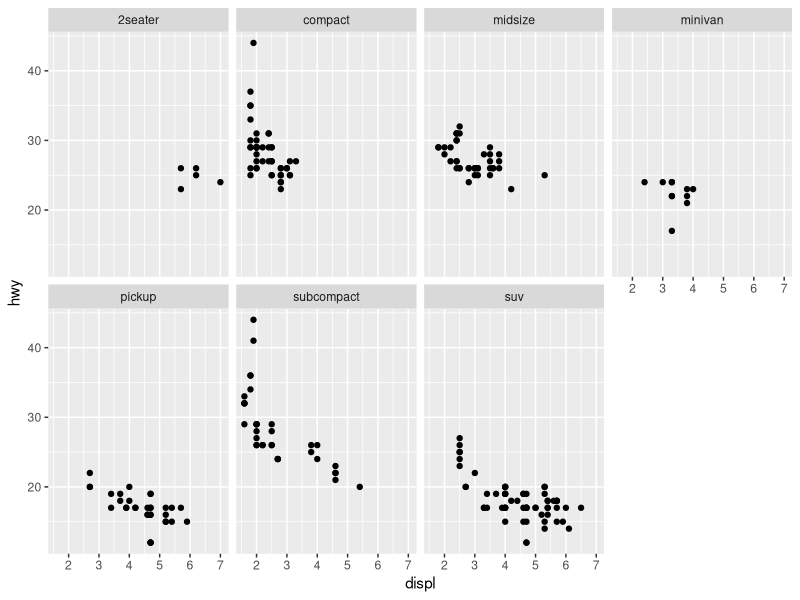
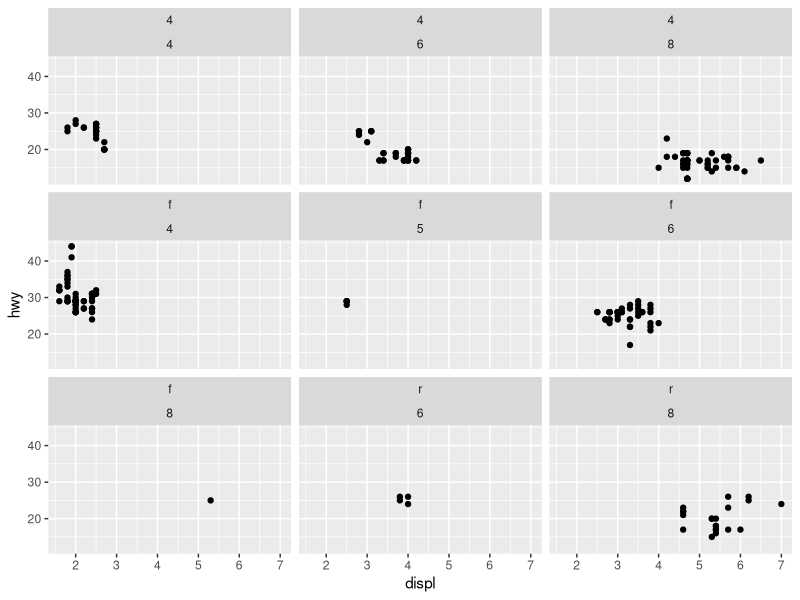
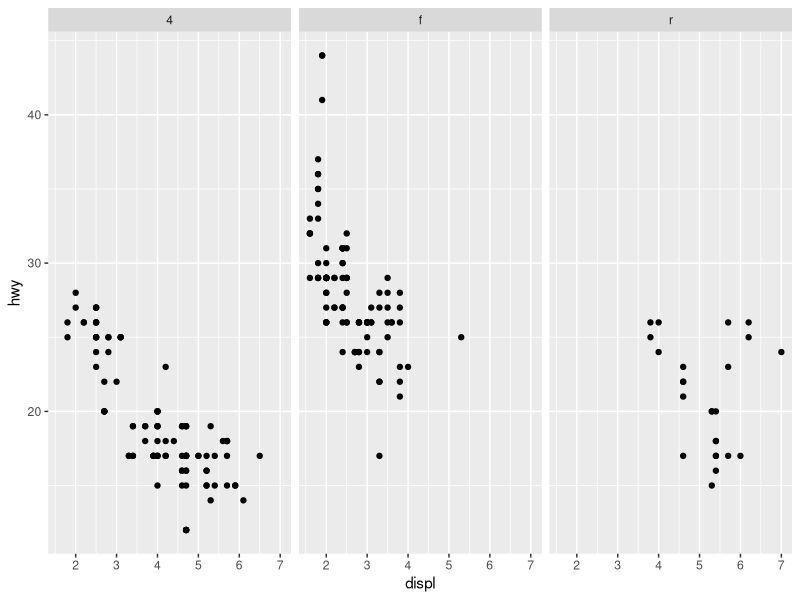
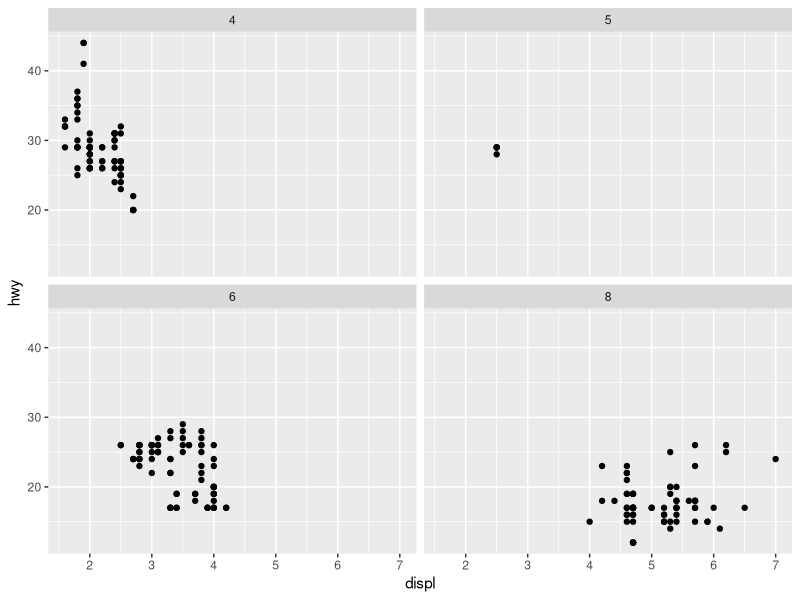
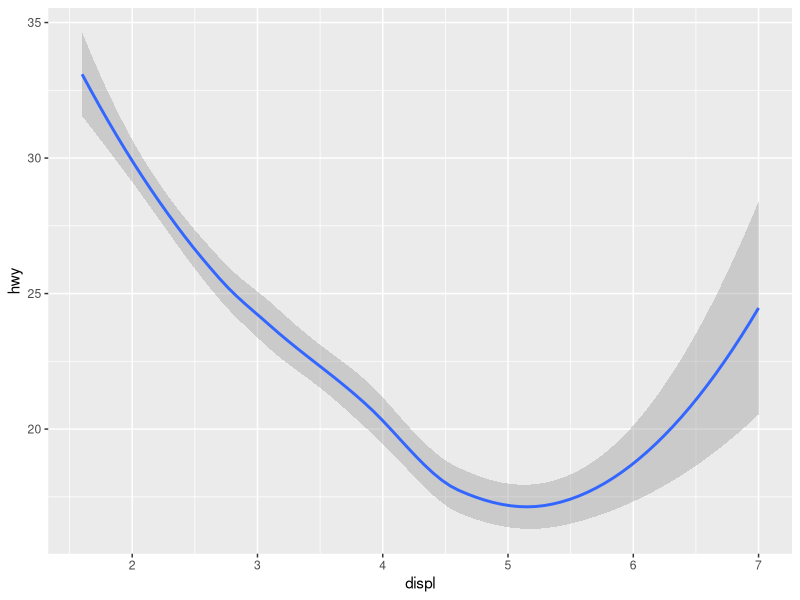
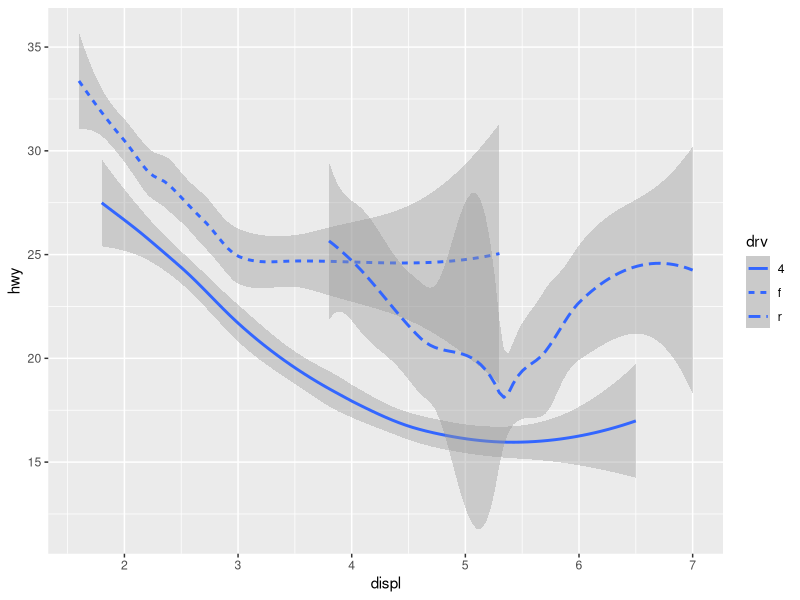
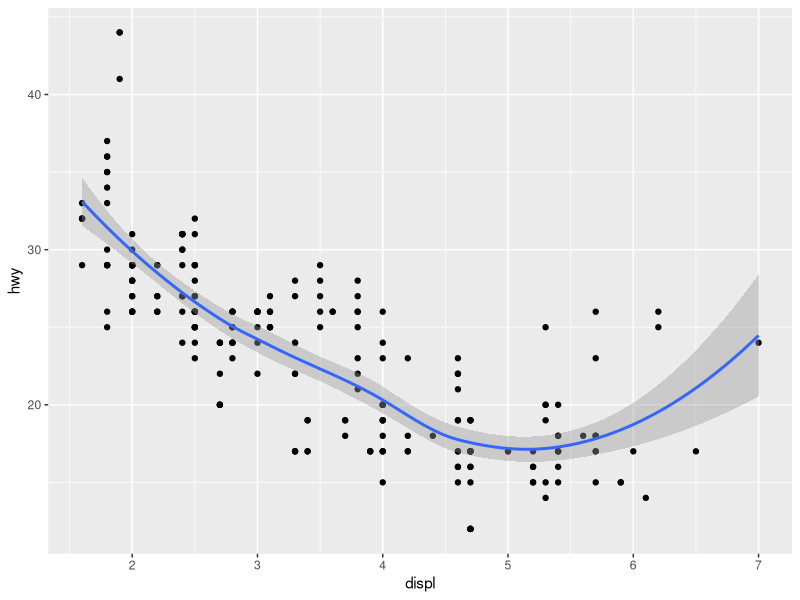
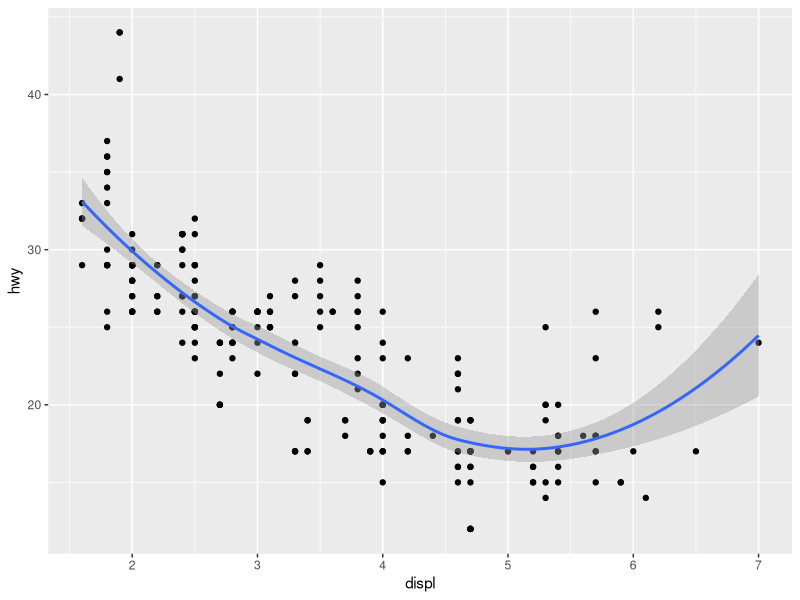

Generate these figures, in order, with R: (Note: this script raises an error after producing the figures.)
## ---- chunk 1
library(ggplot2)
setwd("~/Desktop/r-starter")
## ---- chunk 2
ggplot(data=mpg) +
geom_point(mapping=aes(x=displ, y=hwy)) +
facet_wrap(~class, nrow = 2)
## ---- chunk 3
ggplot(data=mpg) +
geom_point(mapping=aes(x=displ, y=hwy)) +
facet_wrap(drv ~ cyl)
## ---- chunk 4
ggplot(data=mpg) +
geom_point(mapping=aes(x=displ, y=hwy)) +
facet_wrap(drv ~ .)
## ---- chunk 5
ggplot(data=mpg) +
geom_point(mapping=aes(x=displ, y=hwy)) +
facet_wrap(. ~ cyl)
## ---- chunk 6
ggplot(data = mpg) +
  geom_smooth(mapping = aes(x=displ, y = hwy))
## ---- chunk 7
mpg
ggplot(data = mpg) +
  geom_smooth(mapping = aes(x=displ, y = hwy, linetype = drv))
## ---- chunk 8
ggplot(data=mpg) +
  geom_point(mapping = aes(x=displ, y = hwy)) +
  geom_smooth(mapping = aes(x=displ, y = hwy))
## ---- chunk 9
ggplot(data=mpg, mapping = aes(x=displ, y = hwy)) +
  geom_point() +
  geom_smooth()
## ---- chunk 10
ggplot(data=mpg, mapping = aes(x=displ, y = hwy)) +
  geom_point(mapping = aes(color=class)) +
  geom_smooth()
## ---- chunk 11
mpg$class = as.factor(mpg$class)
ggplot(data=mpg, mapping = aes(x=displ, y = hwy)) +
  geom_point(mapping = aes(color=class)) +
  geom_smooth(data = filter(mpg, class=="subcompact"), se=FALSE)
# Error in geom_smooth filter, find a fix
?filter
## ---- chunk 12
ggplot(diamonds) +
  stat_count(mapping = aes(x=cut))
## ---- chunk 13
ggplot(diamonds) +
  geom_bar(mapping = aes(x=cut))
## ---- chunk 14
ggplot(diamonds) +
  stat_summary(
    mapping = aes(x = cut, y = depth),
    fun.min = min,
    fun.max = max,
    fun = median
  )
## ---- chunk 15
ggplot(diamonds) +
  geom_bar(mapping = aes(x=cut, colour = cut))
## ---- chunk 16
ggplot(diamonds) +
  geom_bar(mapping = aes(x=cut, fill = cut))
## ---- chunk 17
ggplot(diamonds) +
  geom_bar(mapping = aes(x=cut, fill = clarity))
## ---- chunk 18
ggplot(diamonds) +
  geom_bar(mapping = aes(x=cut, fill = depth))
## ---- chunk 19
ggplot(diamonds, mapping = aes(x=cut, fill=clarity)) +
  geom_bar(alpha = 1/5, position = "identity")
## ---- chunk 20
ggplot(diamonds, mapping = aes(x=cut, color=clarity)) +
  geom_bar(fill = NA, position = "identity")
## ---- chunk 21
ggplot(diamonds) +
  geom_bar( mapping = aes(x=cut, color=clarity), position = "fill")
## ---- chunk 22
ggplot(diamonds) +
  geom_bar( mapping = aes(x=cut, color=clarity), position = "dodge")
## ---- chunk 23
ggplot(mpg, mapping=aes(x = class, y = hwy)) +
  geom_boxplot()
## ---- chunk 24
ggplot(mpg, mapping=aes(x = class, y = hwy)) +
  geom_boxplot() +
  coord_flip()
## ---- chunk 25
nz <- map_data("nz")
ggplot(nz, aes(long, lat, group = group)) +
  geom_point(fill = "white", color = "black")
## ---- chunk 26
library(maps)
nz <- map_data("nz")
ggplot(nz, aes(long, lat, group = group)) +
  geom_point(fill = "white", color = "black") +
  coord_quickmap()
## ---- chunk 27
bar <- ggplot(diamonds) +
  geom_bar(
    mapping = aes(x=cut, fill = cut),
    show.legend = FALSE,
    width = 1
  ) +
  theme(aspect.ratio = 1) +
  labs(x = NULL, y = NULL)

bar + coord_flip()

bar + coord_polar()
